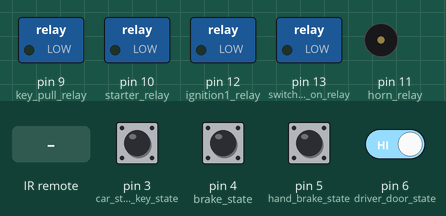
Recording of a sketch running on a simulated Arduino Uno, built with avr-gcc and run on an emulated ATmega328P. Shown: switched loads named in the sketch (green lamp = pin HIGH), buzzer (waves = sounding, pin HIGH). The inputs (shaded band) are chosen by the test bench; at power-on: pin 3 (car_started_by_key_state), pin 4 (brake_state), pin 5 (hand_brake_state), pin 6 (driver_door_state) HIGH. What the sketch prints to the serial monitor is not drawn.

Above: at 1.2 s.
1.3 s: infrared code 0x12D687 received
At 2.1 s:
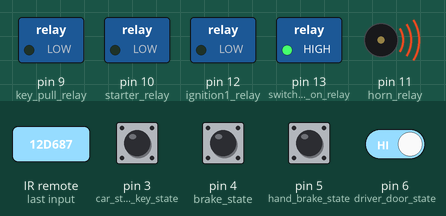
4.3 s: infrared code 0x12D687 received
At 5.9 s:
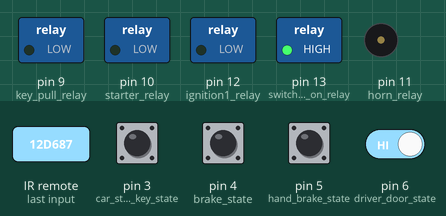
7.3 s: pin 4 (brake_state) pulled LOW for 0.15 s
At 8.0 s:
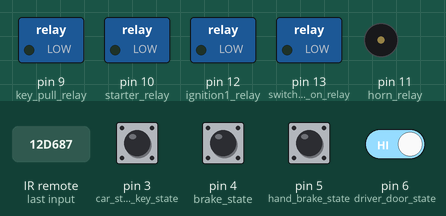
Timing chart, 0 to 10.3 s (numbered marks = the images above; inputs shaded):
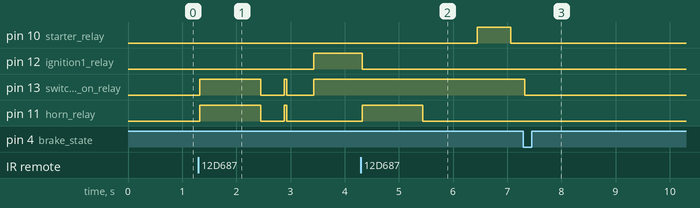

The sketch:

Remote_Start_new_v1.0.0.ino
```cpp
// (licence header left out)
    #include "RCSwitch.h"
    RCSwitch mySwitch = RCSwitch();
    //-------------
    void(* resetFunc) (void) = 0;  // declare reset fuction at address 0
    unsigned long int buttonA=1234567;//Put the remote control code here(A)
    unsigned long int buttonB=1234567;//Put the remote control code here(B)
    unsigned long int buttonC=1234567;//Put the remote control code here(C)
    unsigned long int buttonD=1234567;//Put the remote control code here(D)
    unsigned long Time1=600000;//10 minutes. time for car started by remote
    unsigned long Time2=1800000;//30 minutes. time for (moving the car from starting by key to remote start)
    unsigned long Time3=1000;//1 second. time for pressing button A in remote(remote start)
    unsigned long Time4=1000;//1 second. time for pressing button A in remote(moving the car from starting by key to remote start)
    //-------------
    unsigned long int rf_zero=0,rf,rfa=0,rfb=0,rfc=0,rfd=0;
    unsigned long t1=0,t2=0,t3=0,t4=0,t5=0,t6=0;
    int a=0,b=0,c=0,d=0,e=0,f=0,g=0,h=0,i=0,j=0;
    int A=0,B=0,C=1,D=0,E=0,F=0,G=0,H=0,I=0,J=0;
    int s1=0,s2=0,s3=0,s4=0,s5=0;
    int car_started,brake_state,hand_brake,driver_door_state;
    int Active=0;//car started by remote

    #define light_on digitalWrite(13,1);
    #define light_off digitalWrite(13,0);
    #define ignition_on digitalWrite(12,1);
    #define ignition_off digitalWrite(12,0);
    #define horn_on digitalWrite(11,1);
    #define horn_off digitalWrite(11,0);
    #define starter_on digitalWrite(10,1);
    #define starter_off digitalWrite(10,0);
    #define key_on digitalWrite(9,1);
    #define key_off digitalWrite(9,0);
 void setup() {
    pinMode(13,OUTPUT);//switch light on relay
    pinMode(12,OUTPUT);//ignition1 relay //ignition2 relay
    pinMode(11,OUTPUT);//horn relay
    pinMode(10,OUTPUT);//starter relay
    pinMode(9,OUTPUT);//key pull relay
    ignition_off;
    horn_off;
    light_off;
    starter_off;
    key_off;
    pinMode(3,INPUT_PULLUP);//car started by key state (positive)
    pinMode(4,INPUT_PULLUP);//brake state(positive)
    pinMode(5,INPUT_PULLUP);//hand brake state (gnd)when it's pulled up
    pinMode(6,INPUT_PULLUP);//driver door state(gnd)when it's open
    Serial.begin(9600);
    mySwitch.enableReceive(0);  // Receiver on interrupt 0 => that is pin #2<-------------
  }
 void loop() {

  if(digitalRead(3)==0){
    car_started=1;
  }//convert Low to High.
  if(digitalRead(3)==1){
    car_started=0;
  }//convert High to Low.
  if(digitalRead(4)==0){
    brake_state=1;
  }//convert Low to High.
  if(digitalRead(4)==1){
    brake_state=0;
  }//convert High to Low.
  if(digitalRead(5)==0){
    hand_brake=1;
  }//convert Low to High.
  if(digitalRead(5)==1){
    hand_brake=0;
  }//convert High to Low.
  if(digitalRead(6)==0){
    driver_door_state=1;
  }//convert Low to High.
  if(digitalRead(6)==1){
    driver_door_state=0;
  }//convert High to Low.

  if (mySwitch.available()) {
  rf_zero=1;
  rf=mySwitch.getReceivedValue() ;
  Serial.println(".....");
  Serial.println("rf");
  Serial.println(rf);
  mySwitch.resetAvailable();
  mySwitch.enableReceive(0);
  }

  //Serial.println("rf");Serial.println(rf);
  if(!mySwitch.available() && rf_zero>0) {
    rf_zero+=1;
  }
  if(rf_zero>50){
    rf_zero=0;rf=0;
  }
  //Serial.println(rf_zero);
  //Serial.println("rfa");Serial.println(rfa);
  //---------------------------------------------

  if(rf==buttonA && rf_zero>0){
    rfa=1;
  //Serial.println("rfa");Serial.println(rfa);
  }
  if(rf!=buttonA && rf_zero==0){
    rfa=0;
  //Serial.println("rfa");Serial.println(rfa);
  }
  //---------------------------------------------
  if(rf==buttonB && rf_zero>0){
    rfb=1;
  //Serial.println("rfb");Serial.println(rfb);
  }
  if(rf!=buttonB && rf_zero==0){
    rfb=0;
  //Serial.println("rfb");Serial.println(rfb);
  }
  //---------------------------------------------
  if(rf==buttonC && rf_zero>0){
    rfc=1;
  //Serial.println("rfc");Serial.println(rfc);
  }
  if(rf!=buttonC && rf_zero==0){
    rfc=0;
  //Serial.println("rfc");Serial.println(rfc);
  }
  //---------------------------------------------
  if(rf==buttonD && rf_zero>0){
    rfd=1;
  //Serial.println("rfd");Serial.println(rfd);
  }
  if(rf!=buttonD && rf_zero==0){
    rfd=0;
  //Serial.println("rfd");Serial.println(rfd);
  }


  if (rfa==1 && Active==0 &&  brake_state==0 && car_started==0){// press button A in remote to start the car
    A=1;
  }
  if (A==1){
    counter_1();
  }
  if (B==1 && rfa==1){
    B=2;A=0;
  }
  if (B==1 && rfa==0){
    B=0;A=0;s3=0;
  }
  if (B==2){
    F=1;
  }
  if (F==1){
    Delay_600000();
  }//active remote start
//---------------------------------------------------------------------------------------------------------------------------------

  if(rfb==1 && Active==1){
    I=1;
  }
  if(I==1 && Active==1){
    J=1;
  }
  if(J==1 && Active==1){//press button B to Turn off the car when a remote start is active
    TURN_OFF_BY_REMOTE();
  }

  if (rfd==1){//press button D to horn and light every time
    horn_on;
    light_on;
    D=1;
  }
  if (rfd==0 && D==1){//horn and light off
    horn_off;
    light_off;
    D=0;
  }

  if (rfc==1 && Active==1){//press button C to horn while remote start is active only
    horn_on;
    D=3;
  }
  if (rfc==0 && D==3){//horn off
    horn_off;
    D=0;
  }

  if (brake_state==1 && Active==1 && rfa==0){//press brake pedal will be turn off the car (security mode)
    resetFunc();
  }
  /*
  if (driver_door_state==1 && Active==1){//when driver door open the car will be off
  resetFunc();
  }
  */
//----------------------------------------------------------------------------------------------------------------------------------
  if (rfa==1&&Active==0&&brake_state==1&&car_started==1){//press button A in remote and press brake pedal to moving the car from starting by key to remote start
    E=1;
  }
  if (E==1){
    counter_2();
  }
  if (G==1 && rfa==1){
    G=2;
  }
  if (G==1 && rfa==0){
    G=0;s4=0;
  }
  if (G==2){
    H=1;
  }
  if (H==1){
    Delay_1800000();
  }//active remote start when the car started by key


  //Serial.println(rfa);
  //Serial.println(rfb);
  //Serial.println(rfc);
  //Serial.println(rfd);
  //Serial.println("A");
  //Serial.println(A);
  //Serial.println("B");
  //Serial.println(B);
  //Serial.println(C);
  //Serial.println(D);
  //Serial.println("Active");
  //Serial.println(Active);
  //Serial.println("brake_state");
  //Serial.println(brake_state);
  //Serial.println("car_started");
  //Serial.println(car_started);
  //Serial.println(hand_brake);
  Serial.println("driver_door_state");
  Serial.println(driver_door_state);
  //Serial.println(G);

}
```

Remote_Start_Functions_1.ino
```cpp
 void counter_1(){

    unsigned long c3=millis();

  if(c3 - t3 > 0 && s3==0){
    s3=1;
    t3 = c3;
    }
  if(c3 - t3 > Time3 && s3==1){//time for pressing button A in remote(remote start)
    s3=2;
    B=1;
    t3 = c3;
    }
  }

  void counter_2(){

    unsigned long c4=millis();

  if(c4 - t4 > 0 && s4==0){
    s4=1;
    t4 = c4;
    }
  if(c4 - t4 > Time4 && s4==1){//time for pressing button A in remote(moving the car from starting by key to remote start)
    s4=2;
    G=1;
    t4 = c4;
    }
  }
```

Remote_Start_Functions_2.ino
```cpp
  void Delay_600000(){//---------------10 minutes

    unsigned long c1=millis();

    if(c1 - t1 > 0 && s1==0){
      s1=1;
      horn_on;
      light_on;
      t1 = c1;
      }
    if(c1 - t1 > 40 && s1==1){//time for first horn and light on
      s1=2;
      horn_off;
      light_off;
      t1 = c1;
      }
    if(c1 - t1 > 500 && s1==2){//time for first horn and light off
      s1=3;
      horn_on;
      light_on;
      t1 = c1;
      }
    if(c1 - t1 > 40 && s1==3){//time for second horn and light on
      s1=4;
      horn_off;
      light_off;
      t1 = c1;
      }
    if(c1 - t1 > 500 && s1==4){//time for second horn and light off
      s1=5;
      Active=1;
      ignition_on;
      light_on;
      t1 = c1;
      }
    if(c1 - t1 > 3000 && s1==5){//time for ignition and light on
      s1=6;
      starter_on;
      t1 = c1;
      }
    if(c1 - t1 > 600 && s1==6){//time for starter on
      s1=7;
      starter_off;
      t1 = c1;
      }
    if(c1 - t1 > Time1 && s1==7){//time for car started by remote
      s1=8;
      ignition_off;
      light_off;
      t1 = c1;
      }
    if(c1 - t1 > 8000 && s1==8){//time for ignition and light off
      s1=9;
      horn_on;
      light_on;
      key_on;
      t1 = c1;
      }
    if(c1 - t1 > 30 && s1==9){//time for horn and light on after car turned off
      s1=10;
      horn_off;
      light_off;
      key_off;
      resetFunc();//reset all variables
      t1 = c1;
      }
    }
  void Delay_1800000(){//---------------30 minutes

    unsigned long c2=millis();

    if(c2 - t2 > 0 && s2==0){
      s2=1;
      ignition_on;
      t2 = c2;
      }
    if(c2 - t2 > 5000 && s2==1){//time for leaving brake pedal
      Active=1;
      s2=2;
      t2 = c2;
      }
    if(c2 - t2 > Time2 && s2==2){//time for (moving the car from starting by key to remote start)
      s2=3;
      ignition_off;
      light_off;
      t2 = c2;
      }
    if(c2 - t2 > 8000 && s2==3){//time for ignition and light off
      s2=4;
      horn_on;
      light_on;
      key_on;
      t2 = c2;
      }
    if(c2 - t2 > 30 && s2==4){//time for horn and light on after car turned off
      s2=5;
      horn_off;
      light_off;
      key_off;
      resetFunc();//reset all variables
      t2 = c2;
      }
    }
  void TURN_OFF_BY_REMOTE(){

    unsigned long c5=millis();

    if(c5 - t5 > 0 && s5==0){
      s5=1;
      ignition_off;
      light_off;
      t5 = c5;
      }
    if(c5 - t5 > 8000 && s5==1){//time for ignition and light off
      s5=2;
      horn_on;
      light_on;
      key_on;
      t5 = c5;
      }
    if(c5 - t5 > 30 && s5==2){//time for horn and light on after car turned off
      s5=3;
      horn_off;
      light_off;
      key_off;
      resetFunc();//reset all variables
      t5 = c5;
      }
    }
```

Measured:
- after the input at 1.3 s, pin 12 (ignition1_relay): LOW → HIGH after 2.1 s; pin 13 (switch_light_on_relay): goes HIGH 1.1 s, LOW 0.43 s, HIGH 0.05 s, LOW 0.50 s, then HIGH, starting at once; pin 11 (horn_relay): LOW → HIGH at once, → LOW 1.1 s later, → HIGH 0.43 s later, → LOW 0.05 s later
- after the input at 4.3 s, pin 12 (ignition1_relay): HIGH → LOW at once; pin 11 (horn_relay): LOW → HIGH at once, → LOW 1.1 s later
- after the input at 7.3 s, pin 9 (key_pull_relay), pin 11 (horn_relay): stays LOW (without the input it goes to HIGH after 5.0 s); pin 13 (switch_light_on_relay): HIGH → LOW after 0.02 s instead of 5.1 s
